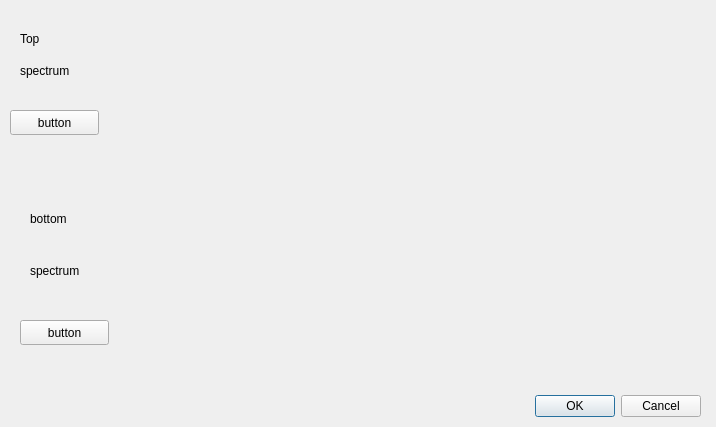
<?xml version="1.0" encoding="UTF-8"?>
<ui version="4.0">
 <class>Dialog</class>
 <widget class="QDialog" name="Dialog">
  <property name="geometry">
   <rect>
    <x>0</x>
    <y>0</y>
    <width>716</width>
    <height>427</height>
   </rect>
  </property>
  <property name="windowTitle">
   <string>Dialog</string>
  </property>
  <widget class="QDialogButtonBox" name="spectrum_button">
   <property name="geometry">
    <rect>
     <x>360</x>
     <y>390</y>
     <width>341</width>
     <height>32</height>
    </rect>
   </property>
   <property name="orientation">
    <enum>Qt::Horizontal</enum>
   </property>
   <property name="standardButtons">
    <set>QDialogButtonBox::Cancel|QDialogButtonBox::Ok</set>
   </property>
  </widget>
  <widget class="QLabel" name="Top">
   <property name="geometry">
    <rect>
     <x>20</x>
     <y>30</y>
     <width>67</width>
     <height>17</height>
    </rect>
   </property>
   <property name="text">
    <string>Top</string>
   </property>
  </widget>
  <widget class="QLabel" name="spectrum_image1">
   <property name="geometry">
    <rect>
     <x>20</x>
     <y>60</y>
     <width>471</width>
     <height>21</height>
    </rect>
   </property>
   <property name="text">
    <string>spectrum</string>
   </property>
  </widget>
  <widget class="QLabel" name="Bottom">
   <property name="geometry">
    <rect>
     <x>30</x>
     <y>210</y>
     <width>67</width>
     <height>17</height>
    </rect>
   </property>
   <property name="text">
    <string>bottom</string>
   </property>
  </widget>
  <widget class="QPushButton" name="color_select1">
   <property name="geometry">
    <rect>
     <x>10</x>
     <y>110</y>
     <width>89</width>
     <height>25</height>
    </rect>
   </property>
   <property name="text">
    <string>button</string>
   </property>
  </widget>
  <widget class="QPushButton" name="color_select1_2">
   <property name="geometry">
    <rect>
     <x>20</x>
     <y>320</y>
     <width>89</width>
     <height>25</height>
    </rect>
   </property>
   <property name="text">
    <string>button</string>
   </property>
  </widget>
  <widget class="QLabel" name="spectrum_image2">
   <property name="geometry">
    <rect>
     <x>30</x>
     <y>260</y>
     <width>471</width>
     <height>21</height>
    </rect>
   </property>
   <property name="text">
    <string>spectrum</string>
   </property>
  </widget>
 </widget>
 <resources/>
 <connections>
  <connection>
   <sender>spectrum_button</sender>
   <signal>accepted()</signal>
   <receiver>Dialog</receiver>
   <slot>accept()</slot>
   <hints>
    <hint type="sourcelabel">
     <x>248</x>
     <y>254</y>
    </hint>
    <hint type="destinationlabel">
     <x>157</x>
     <y>274</y>
    </hint>
   </hints>
  </connection>
  <connection>
   <sender>spectrum_button</sender>
   <signal>rejected()</signal>
   <receiver>Dialog</receiver>
   <slot>reject()</slot>
   <hints>
    <hint type="sourcelabel">
     <x>316</x>
     <y>260</y>
    </hint>
    <hint type="destinationlabel">
     <x>286</x>
     <y>274</y>
    </hint>
   </hints>
  </connection>
 </connections>
</ui>
